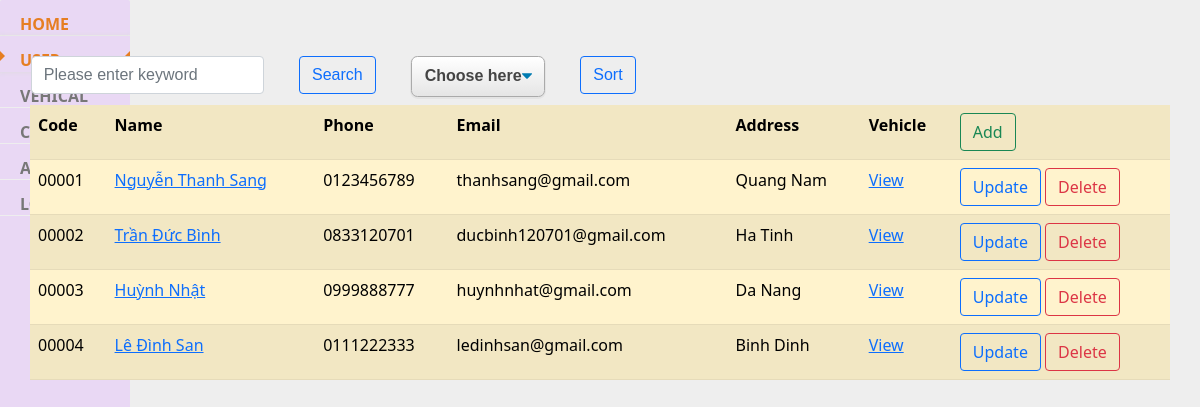
Before: /parkingmanage/ (signed in) with the older database file.
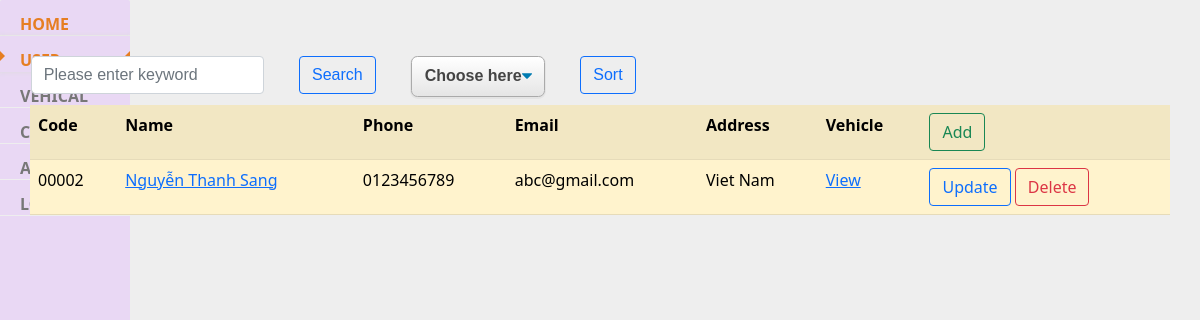
After: the same page with the newer database file.
### parkingmanage/models.py (models this page shows, shortened)
class User(models.Model):
    code = models.TextField(max_length=10)
    name = models.TextField(max_length=255, null=True)
    phone = models.CharField(max_length=10, validators=[RegexValidator(r'^\d{1,10}$')], null=True)
    email = models.EmailField(blank=False, null=True)
    address = models.TextField(blank=True, null=True)
    def get_absolute_url(self) :
        return reverse('detail' ,kwargs = {"id" : self.id})

### parkingmanage/views.py (the view)
# urls.py: path('', list_view ,name ="list"),
def list_view(request):
    mode = 'none'
    if request.session['username'] is None:
        return render(request, 'login.html', { 'display': 'none' })
    usertype = request.session['usertype']
    if usertype == 'Administrator' or usertype == 'Manager':
        mode = 'block'
    keyword = request.GET.get('keyword')
    Selectsort = request.GET.get('selectsort')
    if Selectsort not in ['code', 'name', 'phone', 'email', 'address']:
        Selectsort = 'code'
    if keyword :
        users = User.objects.filter(code__icontains=keyword) | User.objects.filter(name__icontains=keyword)
    else :
        users = User.objects.all()
    vehicles = Vehicle.objects.all()
    context = {
        'mode': mode,
        'keyword': keyword,
        'users' :users.order_by(Selectsort),
        'vehicles' : vehicles
        }
    return render(request,"list.html",context)

### parkingmanage/templates/list.html (shortened to what this page needs)
{% extends 'base.html' %}
{% block content %}
<form>
    <div class=" row">
        <div class="col-auto">
            <input class="form-control"  type="text" name="keyword" value ="{{keyword | default:''}}" placeholder="Please enter keyword">
        </div>
        <div class="col-auto">
            <input class="btn btn-outline-primary" type="submit" value="Search">
        </div>
        <div class="col-auto">
            <select name="selectsort">
                <option value="" selected disabled hidden>Choose here</option>
            </select>
        </div>
        <div class="col-auto">
            <input class="btn btn-outline-primary" type="submit" value="Sort">
        </div>
    </div>
</form>
<table class="table table-striped table-hover; table-warning">
    <thred >
        <th>Code</th>
        <th>Name</th>
        <th>Phone</th>
        <th>Email</th>
        <th>Address</th>
        <th>Vehicle</th>
        <th> <a href="/parkingmanage/create" class="btn btn-outline-success"> Add </a> </th>
    </thred>
    <body>
        {% for user in users %}
        <tr class="table-warning">
            <td>{{user.code}}</td>
            <td> <a href= "{{user.get_absolute_url}}">{{user.name}}</a></td>
            <td>{{user.phone}}</td>
            <td>{{user.email}}</td>
            <td>{{user.address}}</td>
            <td> <a href= "{% url 'view_vehicle' user.id%}"> View </a> </td>
            <td>
                <a href="{% url 'update' user.id%}" class="btn btn-outline-primary"> Update </a>
                <a href="{% url 'delete' user.id%}" class="btn btn-outline-danger"> Delete </a>
            </td>
        </tr>
        {% endfor %}
    </body>
</table>
{% endblock %}

### templates/base.html (shortened to what this page needs)
<!DOCTYPE html>
<html lang="en">
  <head>
    <link
      href="https://cdn.jsdelivr.net/npm/bootstrap@5.1.3/dist/css/bootstrap.min.css"
      rel="stylesheet"
    />
  </head>
  <body>
    <div class="wrap">
      {% include 'navbar.html' %}
      <div class="container" >
        {% block content %} replace me! {% endblock %}
      </div>
    </div>
  </body>
</html>

### parkingmanage/templates/navbar.html (shortened to what this page needs)
<nav>
  <ul class="mcd-menu">
    <li>
      <a href="">
        <strong>Home</strong>
      </a>
    </li>
    <li>
      <a href="" class="active">
        <strong>User</strong>
      </a>
    </li>
    <li>
      <a href="">
        <strong>Vehical</strong>
      </a>
    </li>
    <li>
      <a href="">
        <strong>Contact</strong>
      </a>
    </li>
    <li>
      <a href="">
        <strong>About</strong>
      </a>
    </li>
    <li>
      <a href="/parkingmanage/logout">
        <strong>Logout</strong>
      </a>
    </li>
  </ul>
</nav>

Changed rows visible on the page:
removed User: code "00002", name "Trần Đức Bình", phone "0833120701", email "ducbinh120701@gmail.com", address "Ha Tinh"
removed User: code "00003", name "Huỳnh Nhật", phone "0999888777", email "huynhnhat@gmail.com", address "Da Nang"
removed User: code "00004", name "Lê Đình San", phone "0111222333", email "ledinhsan@gmail.com", address "Binh Dinh"
changed User "Nguyễn Thanh Sang": code "00001" → "00002"; email "thanhsang@gmail.com" → "abc@gmail.com"; address "Quang Nam" → "Viet Nam"
